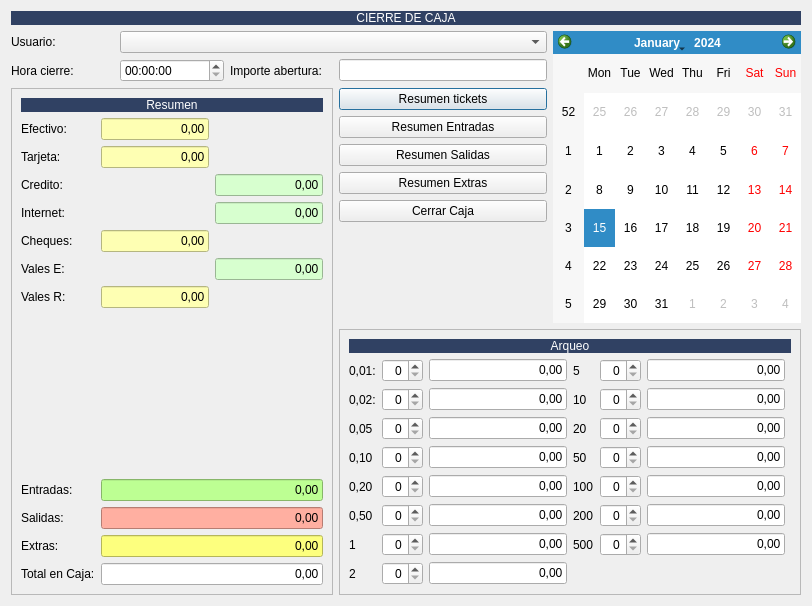
<?xml version="1.0" encoding="UTF-8"?>
<ui version="4.0">
 <class>FrmCierreCaja</class>
 <widget class="QDialog" name="FrmCierreCaja">
  <property name="geometry">
   <rect>
    <x>0</x>
    <y>0</y>
    <width>812</width>
    <height>606</height>
   </rect>
  </property>
  <property name="windowTitle">
   <string>Cierre de Caja</string>
  </property>
  <property name="windowIcon">
   <iconset resource="../maya.qrc">
    <normaloff>:/Icons/PNG/redfox.png</normaloff>:/Icons/PNG/redfox.png</iconset>
  </property>
  <layout class="QGridLayout" name="gridLayout_4">
   <item row="1" column="4" rowspan="8">
    <widget class="QCalendarWidget" name="calendarWidget"/>
   </item>
   <item row="3" column="3">
    <widget class="QPushButton" name="pushButton">
     <property name="text">
      <string>Resumen tickets</string>
     </property>
     <property name="icon">
      <iconset resource="../maya.qrc">
       <normaloff>:/Icons/PNG/impresora2.png</normaloff>:/Icons/PNG/impresora2.png</iconset>
     </property>
     <property name="iconSize">
      <size>
       <width>24</width>
       <height>24</height>
      </size>
     </property>
    </widget>
   </item>
   <item row="1" column="0">
    <widget class="QLabel" name="label_2">
     <property name="text">
      <string>Usuario:</string>
     </property>
    </widget>
   </item>
   <item row="7" column="3">
    <widget class="QPushButton" name="pushButton_2">
     <property name="text">
      <string>Cerrar Caja</string>
     </property>
     <property name="icon">
      <iconset resource="../maya.qrc">
       <normaloff>:/Icons/PNG/cierecaja.png</normaloff>:/Icons/PNG/cierecaja.png</iconset>
     </property>
     <property name="iconSize">
      <size>
       <width>24</width>
       <height>24</height>
      </size>
     </property>
    </widget>
   </item>
   <item row="2" column="3">
    <widget class="QLineEdit" name="lineEdit"/>
   </item>
   <item row="0" column="0" colspan="5">
    <widget class="QLabel" name="label">
     <property name="styleSheet">
      <string notr="true">background-color: #304163;
color: rgb(255, 255, 255);</string>
     </property>
     <property name="text">
      <string>CIERRE DE CAJA</string>
     </property>
     <property name="alignment">
      <set>Qt::AlignCenter</set>
     </property>
    </widget>
   </item>
   <item row="1" column="1" colspan="3">
    <widget class="QComboBox" name="comboBox"/>
   </item>
   <item row="2" column="1">
    <widget class="QTimeEdit" name="timeEdit"/>
   </item>
   <item row="2" column="2">
    <widget class="QLabel" name="label_4">
     <property name="text">
      <string>Importe abertura:</string>
     </property>
    </widget>
   </item>
   <item row="5" column="3">
    <widget class="QPushButton" name="pushButton_4">
     <property name="text">
      <string>Resumen Salidas</string>
     </property>
     <property name="icon">
      <iconset resource="../maya.qrc">
       <normaloff>:/Icons/PNG/Previous.png</normaloff>:/Icons/PNG/Previous.png</iconset>
     </property>
     <property name="iconSize">
      <size>
       <width>24</width>
       <height>24</height>
      </size>
     </property>
    </widget>
   </item>
   <item row="2" column="0">
    <widget class="QLabel" name="label_3">
     <property name="text">
      <string>Hora cierre:</string>
     </property>
    </widget>
   </item>
   <item row="8" column="3">
    <spacer name="verticalSpacer_2">
     <property name="orientation">
      <enum>Qt::Vertical</enum>
     </property>
     <property name="sizeHint" stdset="0">
      <size>
       <width>20</width>
       <height>54</height>
      </size>
     </property>
    </spacer>
   </item>
   <item row="4" column="3">
    <widget class="QPushButton" name="pushButton_3">
     <property name="text">
      <string>Resumen Entradas</string>
     </property>
     <property name="icon">
      <iconset resource="../maya.qrc">
       <normaloff>:/Icons/PNG/Next.png</normaloff>:/Icons/PNG/Next.png</iconset>
     </property>
     <property name="iconSize">
      <size>
       <width>24</width>
       <height>24</height>
      </size>
     </property>
    </widget>
   </item>
   <item row="9" column="3" colspan="2">
    <widget class="QFrame" name="frame">
     <property name="frameShape">
      <enum>QFrame::StyledPanel</enum>
     </property>
     <property name="frameShadow">
      <enum>QFrame::Raised</enum>
     </property>
     <layout class="QGridLayout" name="gridLayout_3">
      <item row="0" column="0" colspan="2">
       <widget class="QLabel" name="label_5">
        <property name="maximumSize">
         <size>
          <width>16777215</width>
          <height>27</height>
         </size>
        </property>
        <property name="styleSheet">
         <string notr="true">background-color: #304163;
color: rgb(255, 255, 255);</string>
        </property>
        <property name="text">
         <string>Arqueo</string>
        </property>
        <property name="alignment">
         <set>Qt::AlignCenter</set>
        </property>
       </widget>
      </item>
      <item row="1" column="0">
       <layout class="QGridLayout" name="gridLayout">
        <item row="2" column="1">
         <widget class="QSpinBox" name="spinBox_3">
          <property name="alignment">
           <set>Qt::AlignRight|Qt::AlignTrailing|Qt::AlignVCenter</set>
          </property>
         </widget>
        </item>
        <item row="3" column="0">
         <widget class="QLabel" name="label_9">
          <property name="text">
           <string>0,10</string>
          </property>
         </widget>
        </item>
        <item row="1" column="1">
         <widget class="QSpinBox" name="spinBox_2">
          <property name="alignment">
           <set>Qt::AlignRight|Qt::AlignTrailing|Qt::AlignVCenter</set>
          </property>
         </widget>
        </item>
        <item row="0" column="1">
         <widget class="QSpinBox" name="spinBox">
          <property name="alignment">
           <set>Qt::AlignRight|Qt::AlignTrailing|Qt::AlignVCenter</set>
          </property>
         </widget>
        </item>
        <item row="0" column="2">
         <widget class="QLineEdit" name="lineEdit_2">
          <property name="text">
           <string>0,00</string>
          </property>
          <property name="alignment">
           <set>Qt::AlignRight|Qt::AlignTrailing|Qt::AlignVCenter</set>
          </property>
         </widget>
        </item>
        <item row="0" column="4">
         <widget class="QSpinBox" name="spinBox_12">
          <property name="alignment">
           <set>Qt::AlignRight|Qt::AlignTrailing|Qt::AlignVCenter</set>
          </property>
         </widget>
        </item>
        <item row="2" column="2">
         <widget class="QLineEdit" name="lineEdit_4">
          <property name="text">
           <string>0,00</string>
          </property>
          <property name="alignment">
           <set>Qt::AlignRight|Qt::AlignTrailing|Qt::AlignVCenter</set>
          </property>
         </widget>
        </item>
        <item row="1" column="2">
         <widget class="QLineEdit" name="lineEdit_3">
          <property name="text">
           <string>0,00</string>
          </property>
          <property name="alignment">
           <set>Qt::AlignRight|Qt::AlignTrailing|Qt::AlignVCenter</set>
          </property>
         </widget>
        </item>
        <item row="3" column="2">
         <widget class="QLineEdit" name="lineEdit_5">
          <property name="text">
           <string>0,00</string>
          </property>
          <property name="alignment">
           <set>Qt::AlignRight|Qt::AlignTrailing|Qt::AlignVCenter</set>
          </property>
         </widget>
        </item>
        <item row="0" column="3">
         <widget class="QLabel" name="label_14">
          <property name="text">
           <string>5</string>
          </property>
         </widget>
        </item>
        <item row="6" column="2">
         <widget class="QLineEdit" name="lineEdit_8">
          <property name="text">
           <string>0,00</string>
          </property>
          <property name="alignment">
           <set>Qt::AlignRight|Qt::AlignTrailing|Qt::AlignVCenter</set>
          </property>
         </widget>
        </item>
        <item row="1" column="0">
         <widget class="QLabel" name="label_7">
          <property name="text">
           <string>0,02:</string>
          </property>
         </widget>
        </item>
        <item row="2" column="0">
         <widget class="QLabel" name="label_8">
          <property name="text">
           <string>0,05</string>
          </property>
         </widget>
        </item>
        <item row="3" column="1">
         <widget class="QSpinBox" name="spinBox_4">
          <property name="alignment">
           <set>Qt::AlignRight|Qt::AlignTrailing|Qt::AlignVCenter</set>
          </property>
         </widget>
        </item>
        <item row="6" column="1">
         <widget class="QSpinBox" name="spinBox_7">
          <property name="alignment">
           <set>Qt::AlignRight|Qt::AlignTrailing|Qt::AlignVCenter</set>
          </property>
         </widget>
        </item>
        <item row="5" column="2">
         <widget class="QLineEdit" name="lineEdit_7">
          <property name="text">
           <string>0,00</string>
          </property>
          <property name="alignment">
           <set>Qt::AlignRight|Qt::AlignTrailing|Qt::AlignVCenter</set>
          </property>
         </widget>
        </item>
        <item row="5" column="1">
         <widget class="QSpinBox" name="spinBox_6">
          <property name="alignment">
           <set>Qt::AlignRight|Qt::AlignTrailing|Qt::AlignVCenter</set>
          </property>
         </widget>
        </item>
        <item row="5" column="0">
         <widget class="QLabel" name="label_11">
          <property name="text">
           <string>0,50</string>
          </property>
         </widget>
        </item>
        <item row="4" column="2">
         <widget class="QLineEdit" name="lineEdit_6">
          <property name="text">
           <string>0,00</string>
          </property>
          <property name="alignment">
           <set>Qt::AlignRight|Qt::AlignTrailing|Qt::AlignVCenter</set>
          </property>
         </widget>
        </item>
        <item row="6" column="0">
         <widget class="QLabel" name="label_12">
          <property name="text">
           <string>1</string>
          </property>
         </widget>
        </item>
        <item row="4" column="0">
         <widget class="QLabel" name="label_10">
          <property name="text">
           <string>0,20</string>
          </property>
         </widget>
        </item>
        <item row="4" column="1">
         <widget class="QSpinBox" name="spinBox_5">
          <property name="alignment">
           <set>Qt::AlignRight|Qt::AlignTrailing|Qt::AlignVCenter</set>
          </property>
         </widget>
        </item>
        <item row="0" column="0">
         <widget class="QLabel" name="label_6">
          <property name="text">
           <string>0,01:</string>
          </property>
         </widget>
        </item>
        <item row="7" column="1">
         <widget class="QSpinBox" name="spinBox_8">
          <property name="alignment">
           <set>Qt::AlignRight|Qt::AlignTrailing|Qt::AlignVCenter</set>
          </property>
         </widget>
        </item>
        <item row="7" column="0">
         <widget class="QLabel" name="label_13">
          <property name="text">
           <string>2</string>
          </property>
         </widget>
        </item>
        <item row="7" column="2">
         <widget class="QLineEdit" name="lineEdit_9">
          <property name="text">
           <string>0,00</string>
          </property>
          <property name="alignment">
           <set>Qt::AlignRight|Qt::AlignTrailing|Qt::AlignVCenter</set>
          </property>
         </widget>
        </item>
        <item row="0" column="5">
         <widget class="QLineEdit" name="lineEdit_16">
          <property name="text">
           <string>0,00</string>
          </property>
          <property name="alignment">
           <set>Qt::AlignRight|Qt::AlignTrailing|Qt::AlignVCenter</set>
          </property>
         </widget>
        </item>
        <item row="1" column="3">
         <widget class="QLabel" name="label_15">
          <property name="text">
           <string>10</string>
          </property>
         </widget>
        </item>
        <item row="1" column="4">
         <widget class="QSpinBox" name="spinBox_14">
          <property name="alignment">
           <set>Qt::AlignRight|Qt::AlignTrailing|Qt::AlignVCenter</set>
          </property>
         </widget>
        </item>
        <item row="1" column="5">
         <widget class="QLineEdit" name="lineEdit_14">
          <property name="text">
           <string>0,00</string>
          </property>
          <property name="alignment">
           <set>Qt::AlignRight|Qt::AlignTrailing|Qt::AlignVCenter</set>
          </property>
         </widget>
        </item>
        <item row="2" column="3">
         <widget class="QLabel" name="label_16">
          <property name="text">
           <string>20</string>
          </property>
         </widget>
        </item>
        <item row="2" column="4">
         <widget class="QSpinBox" name="spinBox_11">
          <property name="alignment">
           <set>Qt::AlignRight|Qt::AlignTrailing|Qt::AlignVCenter</set>
          </property>
         </widget>
        </item>
        <item row="2" column="5">
         <widget class="QLineEdit" name="lineEdit_11">
          <property name="text">
           <string>0,00</string>
          </property>
          <property name="alignment">
           <set>Qt::AlignRight|Qt::AlignTrailing|Qt::AlignVCenter</set>
          </property>
         </widget>
        </item>
        <item row="3" column="3">
         <widget class="QLabel" name="label_17">
          <property name="text">
           <string>50</string>
          </property>
         </widget>
        </item>
        <item row="3" column="4">
         <widget class="QSpinBox" name="spinBox_9">
          <property name="alignment">
           <set>Qt::AlignRight|Qt::AlignTrailing|Qt::AlignVCenter</set>
          </property>
         </widget>
        </item>
        <item row="3" column="5">
         <widget class="QLineEdit" name="lineEdit_10">
          <property name="text">
           <string>0,00</string>
          </property>
          <property name="alignment">
           <set>Qt::AlignRight|Qt::AlignTrailing|Qt::AlignVCenter</set>
          </property>
         </widget>
        </item>
        <item row="4" column="3">
         <widget class="QLabel" name="label_18">
          <property name="text">
           <string>100</string>
          </property>
         </widget>
        </item>
        <item row="4" column="4">
         <widget class="QSpinBox" name="spinBox_10">
          <property name="alignment">
           <set>Qt::AlignRight|Qt::AlignTrailing|Qt::AlignVCenter</set>
          </property>
         </widget>
        </item>
        <item row="4" column="5">
         <widget class="QLineEdit" name="lineEdit_15">
          <property name="text">
           <string>0,00</string>
          </property>
          <property name="alignment">
           <set>Qt::AlignRight|Qt::AlignTrailing|Qt::AlignVCenter</set>
          </property>
         </widget>
        </item>
        <item row="5" column="3">
         <widget class="QLabel" name="label_19">
          <property name="text">
           <string>200</string>
          </property>
         </widget>
        </item>
        <item row="5" column="4">
         <widget class="QSpinBox" name="spinBox_13">
          <property name="alignment">
           <set>Qt::AlignRight|Qt::AlignTrailing|Qt::AlignVCenter</set>
          </property>
         </widget>
        </item>
        <item row="5" column="5">
         <widget class="QLineEdit" name="lineEdit_13">
          <property name="text">
           <string>0,00</string>
          </property>
          <property name="alignment">
           <set>Qt::AlignRight|Qt::AlignTrailing|Qt::AlignVCenter</set>
          </property>
         </widget>
        </item>
        <item row="6" column="3">
         <widget class="QLabel" name="label_20">
          <property name="text">
           <string>500</string>
          </property>
         </widget>
        </item>
        <item row="6" column="4">
         <widget class="QSpinBox" name="spinBox_15">
          <property name="alignment">
           <set>Qt::AlignRight|Qt::AlignTrailing|Qt::AlignVCenter</set>
          </property>
         </widget>
        </item>
        <item row="6" column="5">
         <widget class="QLineEdit" name="lineEdit_12">
          <property name="text">
           <string>0,00</string>
          </property>
          <property name="alignment">
           <set>Qt::AlignRight|Qt::AlignTrailing|Qt::AlignVCenter</set>
          </property>
         </widget>
        </item>
       </layout>
      </item>
     </layout>
    </widget>
   </item>
   <item row="3" column="0" rowspan="7" colspan="3">
    <widget class="QFrame" name="frame_2">
     <property name="frameShape">
      <enum>QFrame::StyledPanel</enum>
     </property>
     <property name="frameShadow">
      <enum>QFrame::Raised</enum>
     </property>
     <layout class="QGridLayout" name="gridLayout_2">
      <item row="9" column="0">
       <widget class="QLabel" name="label_28">
        <property name="text">
         <string>Entradas:</string>
        </property>
       </widget>
      </item>
      <item row="9" column="1" colspan="2">
       <widget class="QLineEdit" name="lineEdit_23">
        <property name="styleSheet">
         <string notr="true">background-color: rgb(189, 255, 147);</string>
        </property>
        <property name="text">
         <string>0,00</string>
        </property>
        <property name="alignment">
         <set>Qt::AlignRight|Qt::AlignTrailing|Qt::AlignVCenter</set>
        </property>
       </widget>
      </item>
      <item row="3" column="0">
       <widget class="QLabel" name="label_24">
        <property name="text">
         <string>Credito:</string>
        </property>
       </widget>
      </item>
      <item row="5" column="1">
       <widget class="QLineEdit" name="txtCheques">
        <property name="styleSheet">
         <string notr="true">background-color: rgb(254, 255, 179);</string>
        </property>
        <property name="text">
         <string>0,00</string>
        </property>
        <property name="alignment">
         <set>Qt::AlignRight|Qt::AlignTrailing|Qt::AlignVCenter</set>
        </property>
       </widget>
      </item>
      <item row="6" column="2">
       <widget class="QLineEdit" name="txtValesRecibidos">
        <property name="styleSheet">
         <string notr="true">background-color: rgb(215, 255, 207);</string>
        </property>
        <property name="text">
         <string>0,00</string>
        </property>
        <property name="alignment">
         <set>Qt::AlignRight|Qt::AlignTrailing|Qt::AlignVCenter</set>
        </property>
       </widget>
      </item>
      <item row="6" column="0">
       <widget class="QLabel" name="label_26">
        <property name="text">
         <string>Vales E:</string>
        </property>
       </widget>
      </item>
      <item row="8" column="1">
       <spacer name="verticalSpacer">
        <property name="orientation">
         <enum>Qt::Vertical</enum>
        </property>
        <property name="sizeHint" stdset="0">
         <size>
          <width>20</width>
          <height>40</height>
         </size>
        </property>
       </spacer>
      </item>
      <item row="2" column="0">
       <widget class="QLabel" name="label_23">
        <property name="text">
         <string>Tarjeta:</string>
        </property>
       </widget>
      </item>
      <item row="3" column="2">
       <widget class="QLineEdit" name="txtCrdito">
        <property name="styleSheet">
         <string notr="true">background-color: rgb(215, 255, 207);</string>
        </property>
        <property name="text">
         <string>0,00</string>
        </property>
        <property name="alignment">
         <set>Qt::AlignRight|Qt::AlignTrailing|Qt::AlignVCenter</set>
        </property>
       </widget>
      </item>
      <item row="7" column="1">
       <widget class="QLineEdit" name="txtVales_recibidos">
        <property name="styleSheet">
         <string notr="true">background-color: rgb(254, 255, 179);</string>
        </property>
        <property name="text">
         <string>0,00</string>
        </property>
        <property name="alignment">
         <set>Qt::AlignRight|Qt::AlignTrailing|Qt::AlignVCenter</set>
        </property>
       </widget>
      </item>
      <item row="5" column="0">
       <widget class="QLabel" name="label_27">
        <property name="text">
         <string>Cheques:</string>
        </property>
       </widget>
      </item>
      <item row="14" column="1" colspan="2">
       <widget class="QLineEdit" name="lineEdit_25">
        <property name="text">
         <string>0,00</string>
        </property>
        <property name="alignment">
         <set>Qt::AlignRight|Qt::AlignTrailing|Qt::AlignVCenter</set>
        </property>
       </widget>
      </item>
      <item row="12" column="1" colspan="2">
       <widget class="QLineEdit" name="lineEdit_24">
        <property name="styleSheet">
         <string notr="true">background-color: rgb(255, 175, 161);</string>
        </property>
        <property name="text">
         <string>0,00</string>
        </property>
        <property name="alignment">
         <set>Qt::AlignRight|Qt::AlignTrailing|Qt::AlignVCenter</set>
        </property>
       </widget>
      </item>
      <item row="1" column="0">
       <widget class="QLabel" name="label_22">
        <property name="text">
         <string>Efectivo:</string>
        </property>
       </widget>
      </item>
      <item row="7" column="0">
       <widget class="QLabel" name="label_31">
        <property name="text">
         <string>Vales R:</string>
        </property>
       </widget>
      </item>
      <item row="14" column="0">
       <widget class="QLabel" name="label_30">
        <property name="text">
         <string>Total en Caja:</string>
        </property>
       </widget>
      </item>
      <item row="4" column="0">
       <widget class="QLabel" name="label_25">
        <property name="text">
         <string>Internet:</string>
        </property>
       </widget>
      </item>
      <item row="0" column="0" colspan="3">
       <widget class="QLabel" name="label_21">
        <property name="maximumSize">
         <size>
          <width>16777215</width>
          <height>27</height>
         </size>
        </property>
        <property name="styleSheet">
         <string notr="true">background-color: #304163;
color: rgb(255, 255, 255);</string>
        </property>
        <property name="text">
         <string>Resumen</string>
        </property>
        <property name="alignment">
         <set>Qt::AlignCenter</set>
        </property>
       </widget>
      </item>
      <item row="4" column="2">
       <widget class="QLineEdit" name="txtInternet">
        <property name="styleSheet">
         <string notr="true">background-color: rgb(215, 255, 207);</string>
        </property>
        <property name="text">
         <string>0,00</string>
        </property>
        <property name="alignment">
         <set>Qt::AlignRight|Qt::AlignTrailing|Qt::AlignVCenter</set>
        </property>
       </widget>
      </item>
      <item row="1" column="1">
       <widget class="QLineEdit" name="txtEfectivo">
        <property name="styleSheet">
         <string notr="true">background-color: rgb(254, 255, 179);</string>
        </property>
        <property name="text">
         <string>0,00</string>
        </property>
        <property name="alignment">
         <set>Qt::AlignRight|Qt::AlignTrailing|Qt::AlignVCenter</set>
        </property>
       </widget>
      </item>
      <item row="2" column="1">
       <widget class="QLineEdit" name="txtTarjeta">
        <property name="styleSheet">
         <string notr="true">background-color: rgb(254, 255, 179);</string>
        </property>
        <property name="text">
         <string>0,00</string>
        </property>
        <property name="alignment">
         <set>Qt::AlignRight|Qt::AlignTrailing|Qt::AlignVCenter</set>
        </property>
       </widget>
      </item>
      <item row="12" column="0">
       <widget class="QLabel" name="label_29">
        <property name="text">
         <string>Salidas:</string>
        </property>
       </widget>
      </item>
      <item row="13" column="0">
       <widget class="QLabel" name="label_32">
        <property name="text">
         <string>Extras:</string>
        </property>
       </widget>
      </item>
      <item row="13" column="1" colspan="2">
       <widget class="QLineEdit" name="lineEdit_17">
        <property name="styleSheet">
         <string notr="true">background-color: rgb(253, 255, 126);</string>
        </property>
        <property name="text">
         <string>0,00</string>
        </property>
        <property name="alignment">
         <set>Qt::AlignRight|Qt::AlignTrailing|Qt::AlignVCenter</set>
        </property>
       </widget>
      </item>
     </layout>
    </widget>
   </item>
   <item row="6" column="3">
    <widget class="QPushButton" name="pushButton_5">
     <property name="text">
      <string>Resumen Extras</string>
     </property>
     <property name="icon">
      <iconset resource="../maya.qrc">
       <normaloff>:/Icons/PNG/ventas2.png</normaloff>:/Icons/PNG/ventas2.png</iconset>
     </property>
     <property name="iconSize">
      <size>
       <width>24</width>
       <height>24</height>
      </size>
     </property>
    </widget>
   </item>
  </layout>
 </widget>
 <resources>
  <include location="../maya.qrc"/>
 </resources>
 <connections/>
</ui>
